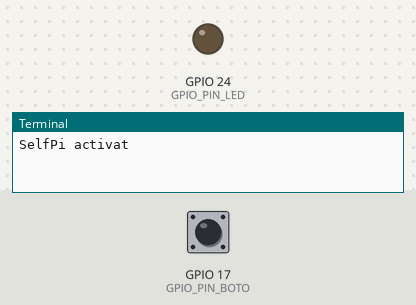
The program below on a simulated Raspberry Pi (BCM pin numbers). On the bench: output pins drawn as LEDs (lit = HIGH), the last lines printed to the terminal. Dashed ring = blinking. The test bench sets the inputs (shaded band); at power-on: GPIO 17 (GPIO_PIN_BOTO) HIGH. The clock reads 2024-03-15 10:24:30 at power-on unless the program sets it; the camera gives no picture and a still takes 0.5 s.

Above: at 1.2 s.
1.3 s: GPIO 17 (GPIO_PIN_BOTO) pulled LOW for 0.15 s
At 1.7 s:
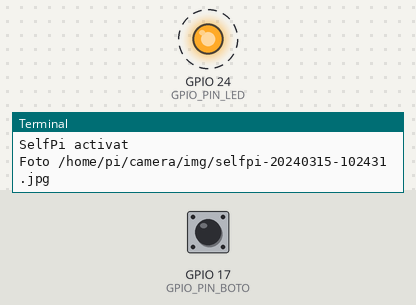
Timing chart, 0 to 7.3 s (numbered marks = the images above; inputs shaded):
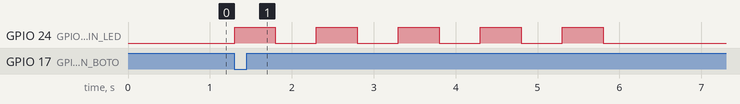

The program:

selfpi2.py
```python
#!/usr/bin/python
# -*- coding: latin-1

# SelfPi - Push button & Smile ;-)
# Selfie maker with Raspberry Pi, Camera module, one hardware button and optionally one led.

# Hardware button connected to pins 9 (GROUND) and 11 (GPIO17)
# Led connected to pins 18 (gpio24) and 20 (gnd)
# (led is connected to a resistor. values depend on leds, but around 300 ohms)

# Executar amb sudo python selfpi.py ja que calen permisos root per accedir a GPIO
# Per executar-se al arrancar, sudo nano /etc/rc.local i afegir abans del exit(0):
# sudo python home/pi/selfpi2.py &

import RPi.GPIO as GPIO
import time
from datetime import datetime, timedelta
import picamera

PATH_FOTOS = "/home/pi/camera/img/"  # carpeta on es desaran les imatges, acabat amb /
CAM_RESOLUTION = (2592, 1944)

GPIO_PIN_LED = 24
GPIO_PIN_BOTO = 17

BOUNCE_TIME = 7000 # microsegons d'espera entre clics per evitar bouncing (rebre un mateix clic vàries vegades!)
# Cal ajustar-ho en funció de la durada de clic_boto()
# Ex: amb compte_enrera(segons=5) cal BOUNCE_TIME >= 7s (amb 6 a vegades va bé altres fa doble clic)


def compte_enrera(segons):
	# pampalluguejar led
	for n in range(0, segons):
		GPIO.output(GPIO_PIN_LED, 1)
		time.sleep(.5)
		GPIO.output(GPIO_PIN_LED, 0)
		time.sleep(.5)


def clic_boto(channel):
	global camera

	dt = datetime.now()
	filename = "selfpi-%04d%02d%02d-%02d%02d%02d.jpg" % (dt.year, dt.month, dt.day, dt.hour, dt.minute, dt.second)
	print "Foto %s%s" % (PATH_FOTOS, filename)
	camera = picamera.PiCamera()
	camera.resolution = CAM_RESOLUTION
	compte_enrera(5)
	camera.capture(PATH_FOTOS+filename)
	camera.close()


# MAIN

try:
	GPIO.setmode(GPIO.BCM)

	GPIO.setup(GPIO_PIN_LED, GPIO.OUT)
	GPIO.setup(GPIO_PIN_BOTO, GPIO.IN, pull_up_down=GPIO.PUD_UP)

	GPIO.add_event_detect(GPIO_PIN_BOTO, GPIO.FALLING, callback=clic_boto, bouncetime=BOUNCE_TIME)

	print "SelfPi activat"
	while True:
		time.sleep(10)

except KeyboardInterrupt:
	print ""

finally:
	print "SelfPi desactivat"
	GPIO.cleanup()
	if 'camera' in globals():
		camera.close()
```

Measured:
- after the input at 1.3 s, GPIO 24 (GPIO_PIN_LED): alternates HIGH for 0.50 s and LOW for 0.50 s, 10 changes in all, then stays LOW, starting at once
